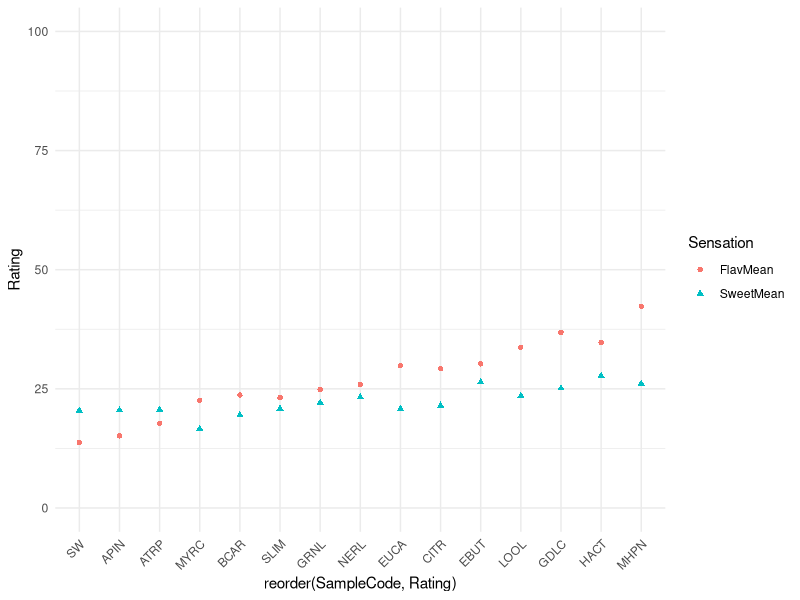

R code for this plot:
## ---- chunk 1
knitr::opts_chunk$set(echo = TRUE)
## ---- chunk 2
library(tidyverse)
library(readxl)
library(ggplot2)
library(lubridate)

## ---- chunk 3

#read in and combine data

#training data on remembered sensations
Training.df<- read_excel("data/SEV_v2_-_Training_-_Raw_Data.xlsx", sheet = 4, skip = 3) %>%
  rename(Rating = `Please mark the perceived intensity of {{sample_name}} exactly as you recorded it on your paper sheet.`) %>%
  mutate(Session = 1) %>%
  bind_rows(read_excel("data/SEV_v2_-_Training_refresher_for_sess_2_-_Raw_Data.xlsx", sheet = 4, skip = 3) %>%
              rename(Rating = `Please mark the perceived intensity of {{sample_name}} on the scale below.(You may also mark them on your paper scale if you would like but it is not required.)`) %>%
              mutate(Session = 2)) %>%
  transmute(SubjectCode = `Participant Code`,
            SampleName = `Sample Name`,
            Rating,
            Session) 


#data on test samples
df <- read_excel("data/SEV_v2_-_Session_1_-_Raw_Data.xlsx", sheet = 3, skip = 3) %>%
  bind_rows(read_excel("data/SEV_v2_-_Session_2_-_Raw_Data.xlsx", sheet = 4, skip = 3)) %>%
  transmute(SubjectCode = `Participant Code`,
            SampleName = `Sample Name`,
            Rep = `Repetition`,
            SweetRating = `Please take a sip of sample {{sample_code}} and rate the intensity of sweetness only.Sweetness:  the pleasant taste sensation typically produced by sugars (such as sucrose or glucose)`,
            FlavRating = `Please take a sip of sample {{sample_code}} and rate the intensity of flavor only.Flavor: the combined effect of taste sensations, aromas, and chemical feeling factors (e.g. burn of a chili, cooling of menthol) in the mouth.`
            ) %>%
  separate(SampleName, into = c("SampleCode", "Sample"), sep = ". ")

## ---- chunk 4

df %>%
  group_by(SampleCode)%>%
  summarise(FlavMean = mean(FlavRating),
            SweetMean = mean(SweetRating)) %>%
    pivot_longer(FlavMean:SweetMean,
               names_to = "Sensation",
               values_to = "Rating") %>%
  ggplot(aes(reorder(SampleCode, Rating), Rating, color = Sensation, shape = Sensation))+
    geom_point() +
    ylim(0,100) +
    theme_minimal() +
    theme(axis.text.x = element_text(angle = 45, hjust = 1))

## SW @ 20 for sweet, 14 for flav


